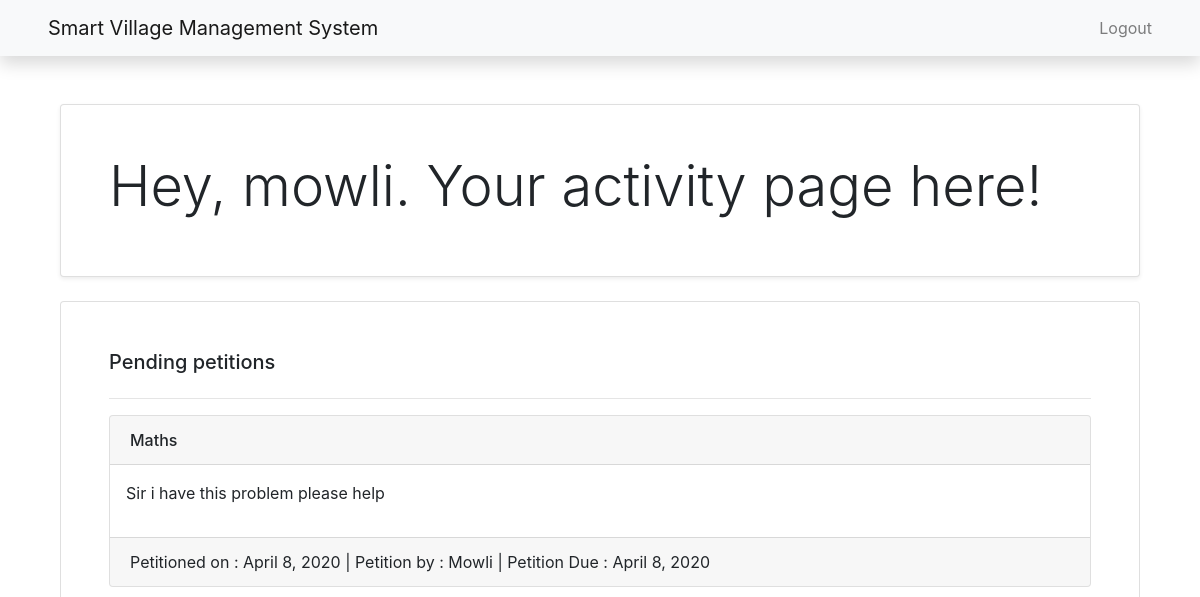
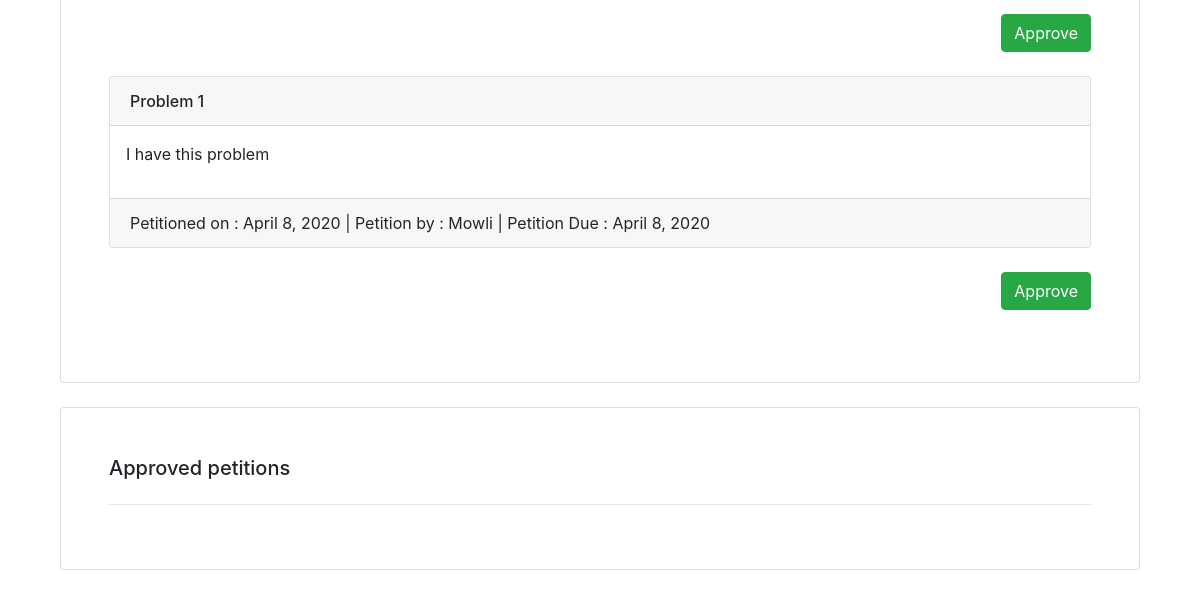
The app's page / (signed in), older data (2 pictures, top to bottom).
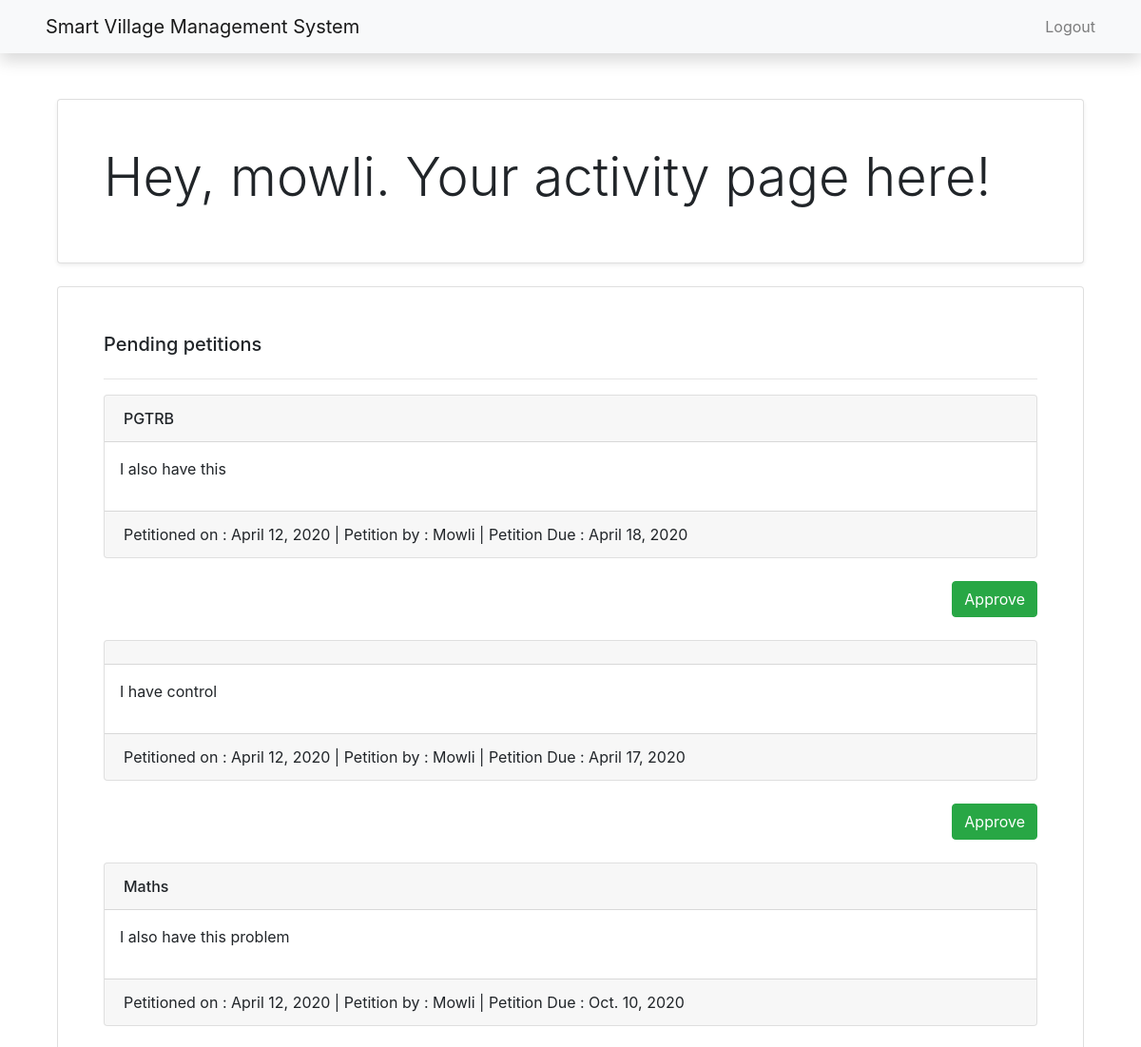
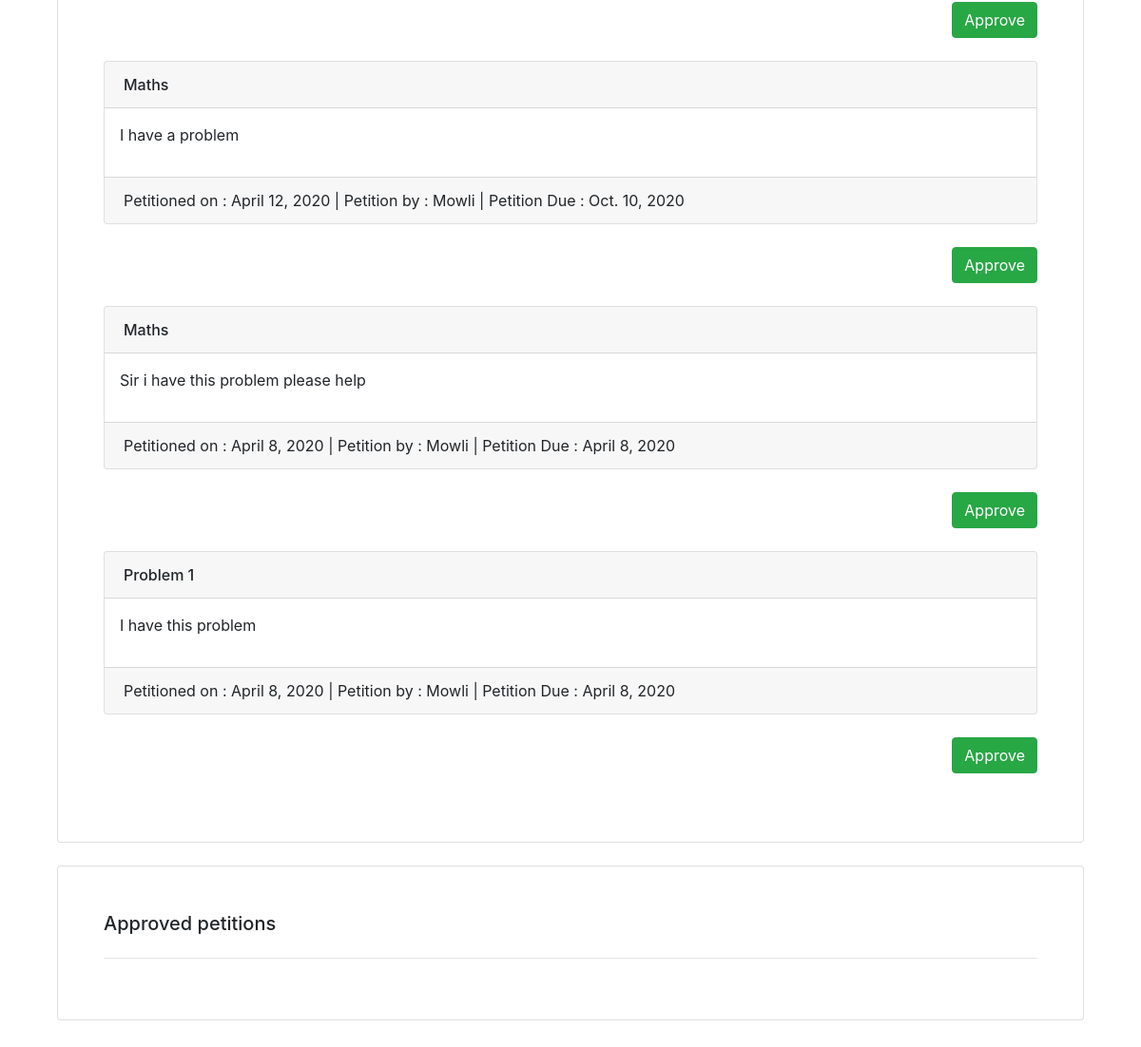
The same page, newer data (2 pictures, top to bottom).
### app/models.py (models this page shows)
class User(AbstractUser):
    DESG = (('Public', 'Public'),('Counsilor', 'Counsilor'),('Higher Official', 'Higher Official'))
    designation = models.CharField(max_length=100, choices=DESG)
    name = models.CharField(max_length=255)

class Petition(models.Model):
    petitioner = models.ForeignKey(User, on_delete=models.CASCADE, related_name='petitioner')
    petition_for = models.ForeignKey(User, on_delete=models.DO_NOTHING, related_name='petitionfor')
    subject = models.CharField(max_length=255)
    petition = models.TextField()
    attachments = models.URLField()
    date = models.DateField(auto_now_add=True)
    due = models.DateField()
    approved = models.BooleanField()
    def __str__(self):
        return self.subject

### app/views.py (the view)
# urls.py: path('', views.home, name='home'),
def home(request):
    if not request.user.is_authenticated:
        return redirect('login')
    else:
        if request.user.designation == "Public":
            context = {
                "petitions": Petition.objects.filter(petitioner=request.user),
                "users": User.objects.exclude(designation='Public')
            }
            return render(request, 'app/home.html', context)
        else:
            context = {
                "petitions": Petition.objects.filter(petition_for=request.user, approved='False'),
                "approved": Petition.objects.filter(petition_for=request.user, approved='True')
            }
            return render(request, 'app/dashboard.html', context)

### app/templates/app/dashboard.html (shortened to what this page needs)
{% extends "base.html" %}
{% block content %}
<div class="container">
    <div class="card p-md-5 p-3 shadow-sm">
        <h1 class="display-4">Hey, {{user}}. Your activity page here!</h1>
    </div>
    <br>
    <div class="card p-md-5 p-3">
        <h5>Pending petitions</h5>
        <hr>
        {% for petition in petitions reversed %}
        <div class="card">
            <div class="card-header">
                <a class="h6">{{petition}}</a>
            </div>
            <p class="p-3">{{petition.petition|safe}}</p>
            <div class="card-footer">
                <a>Petitioned on : {{petition.date}} | Petition by : {{petition.petitioner.name}} | Petition Due : {{petition.due}}</a>
            </div>
        </div>
        <br>
        <form action="{% url 'approve' pk=petition.id %}" method="POST">
            <button type="submit" class="btn btn-success float-right">Approve</button>
        </form>
        <br>
        {% endfor %}
    </div>
    <br>
    <div class="card p-md-5 p-3">
        <h5>Approved petitions</h5>
        <hr>
    </div>
</div>
{% endblock content %}

### app/templates/base.html (shortened to what this page needs)
<!DOCTYPE html>
<html lang="en">
<head>
    <link rel="stylesheet" href="https://stackpath.bootstrapcdn.com/bootstrap/4.4.1/css/bootstrap.min.css"
>
    <link rel="stylesheet" href="https://cdnjs.cloudflare.com/ajax/libs/font-awesome/5.13.0/js/fontawesome.min.js">
</head>
<body>
    <nav class="navbar navbar-light bg-light px-md-5 shadow">
        <a class="navbar-brand" href="#">Smart Village Management System</a>
        <ul class="navbar-nav">
            <li class="nav-item">
                {% if request.user.is_authenticated %}
                <a href="{% url 'logout' %}" class="nav-link">Logout</a>
                {% else %}
                <a href="{% url 'login' %}" class="nav-link">Login</a>
                {% endif %}
            </li>
        </ul>
    </nav>
    <div class="container mt-3 mt-md-5 ">
        {% block content %}
        {% endblock content %}
    </div>
    <br><br><br>
</body>
</html>

Row changes from the older to the newer data that the page shows:
added Petition: subject "PGTRB", petition "I also have this", date "April 12, 2020", petitioner.name "Mowli", due "April 18, 2020"
added Petition: petition "I have control", date "April 12, 2020", petitioner.name "Mowli", due "April 17, 2020"
added Petition: subject "Maths", petition "I also have this problem", date "April 12, 2020", petitioner.name "Mowli", due "Oct. 10, 2020"
added Petition: subject "Maths", petition "I have a problem", date "April 12, 2020", petitioner.name "Mowli", due "Oct. 10, 2020"
